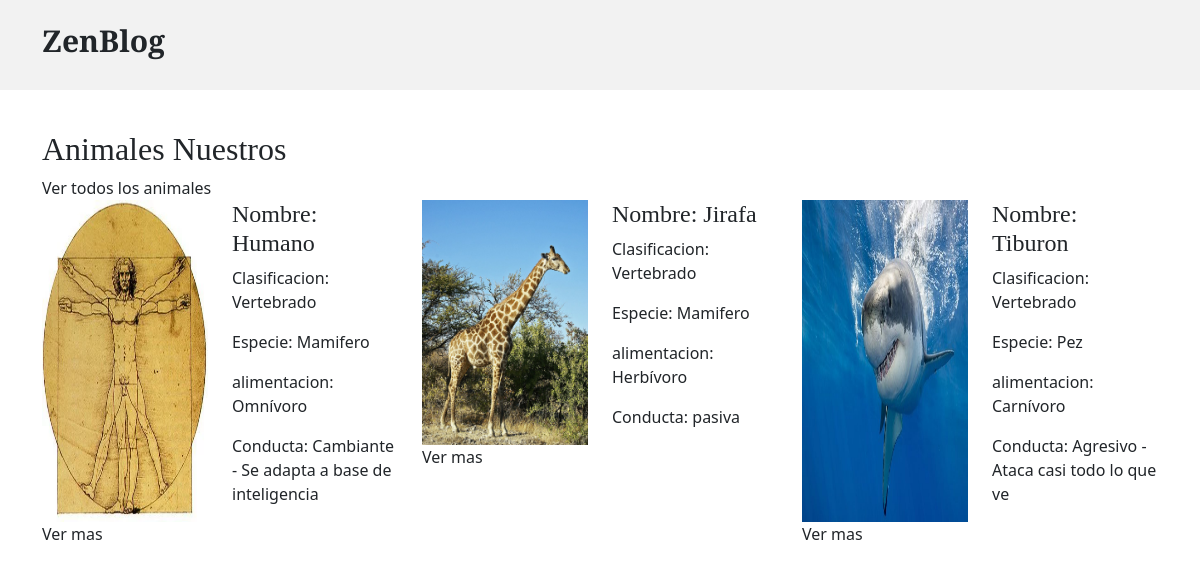
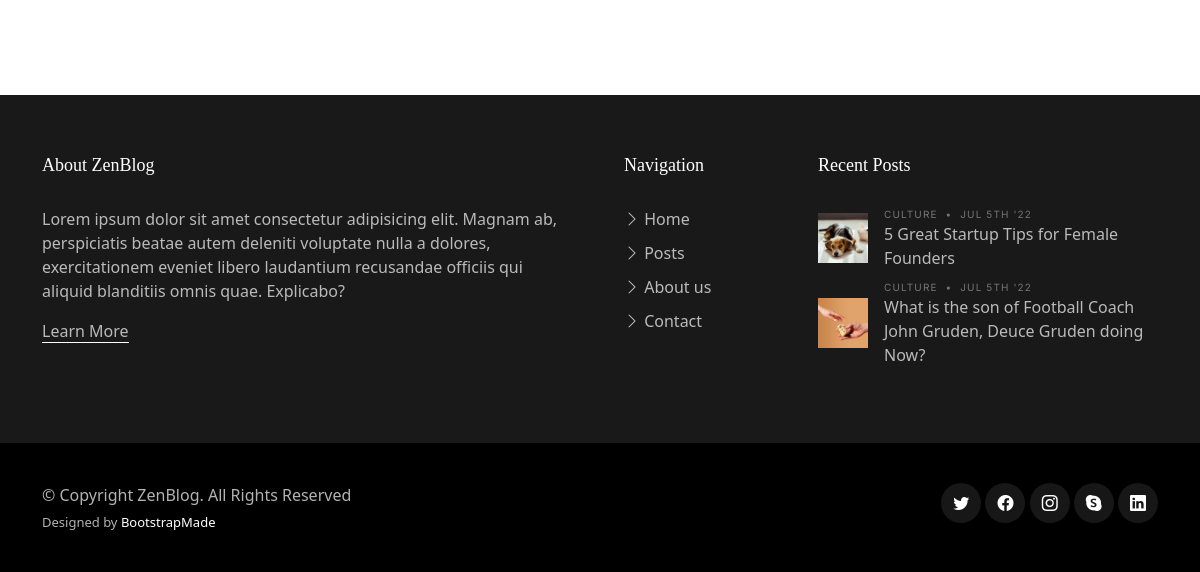
Before: /Appzoologico/ with the older database file (2 pictures, top to bottom).
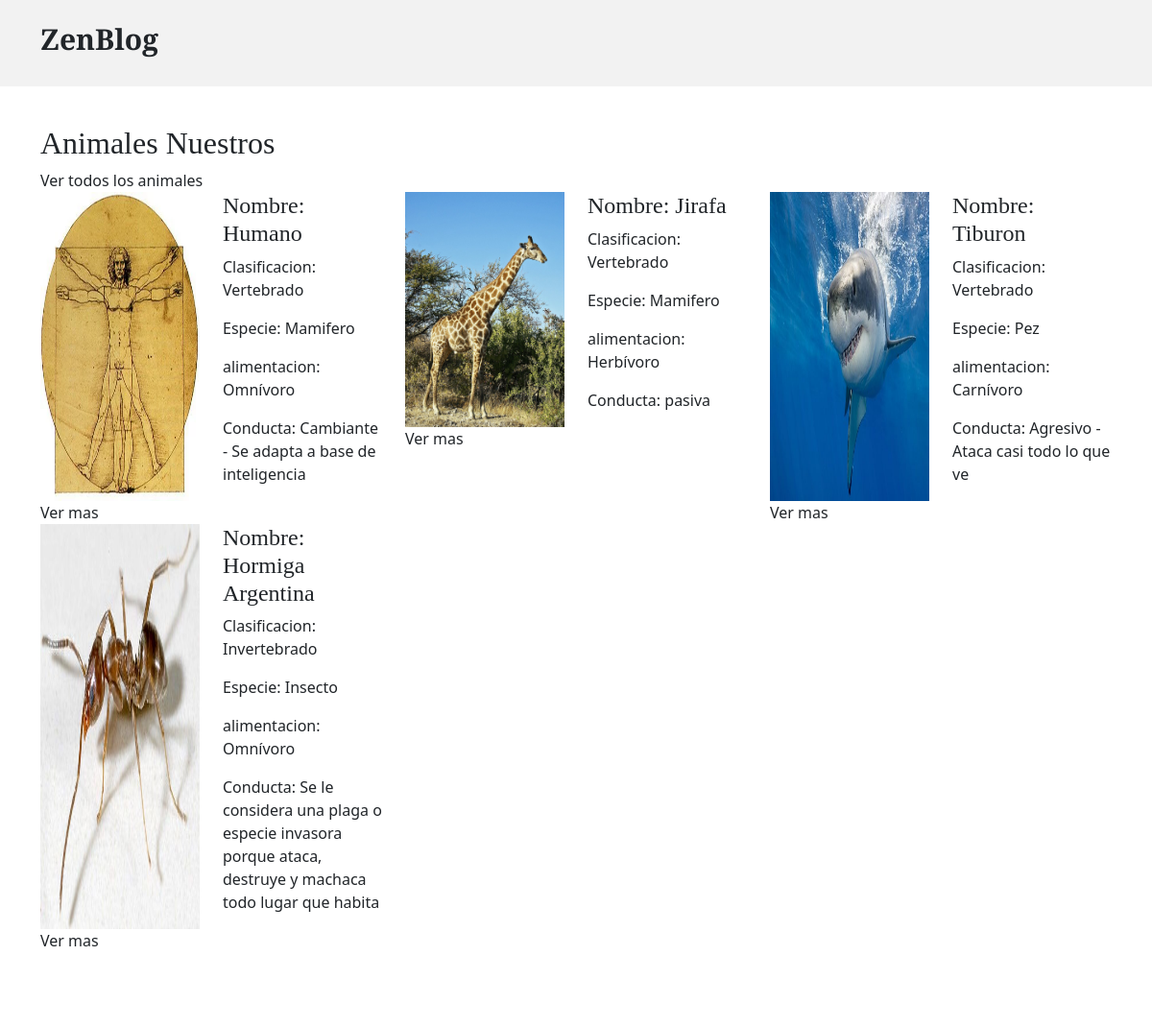
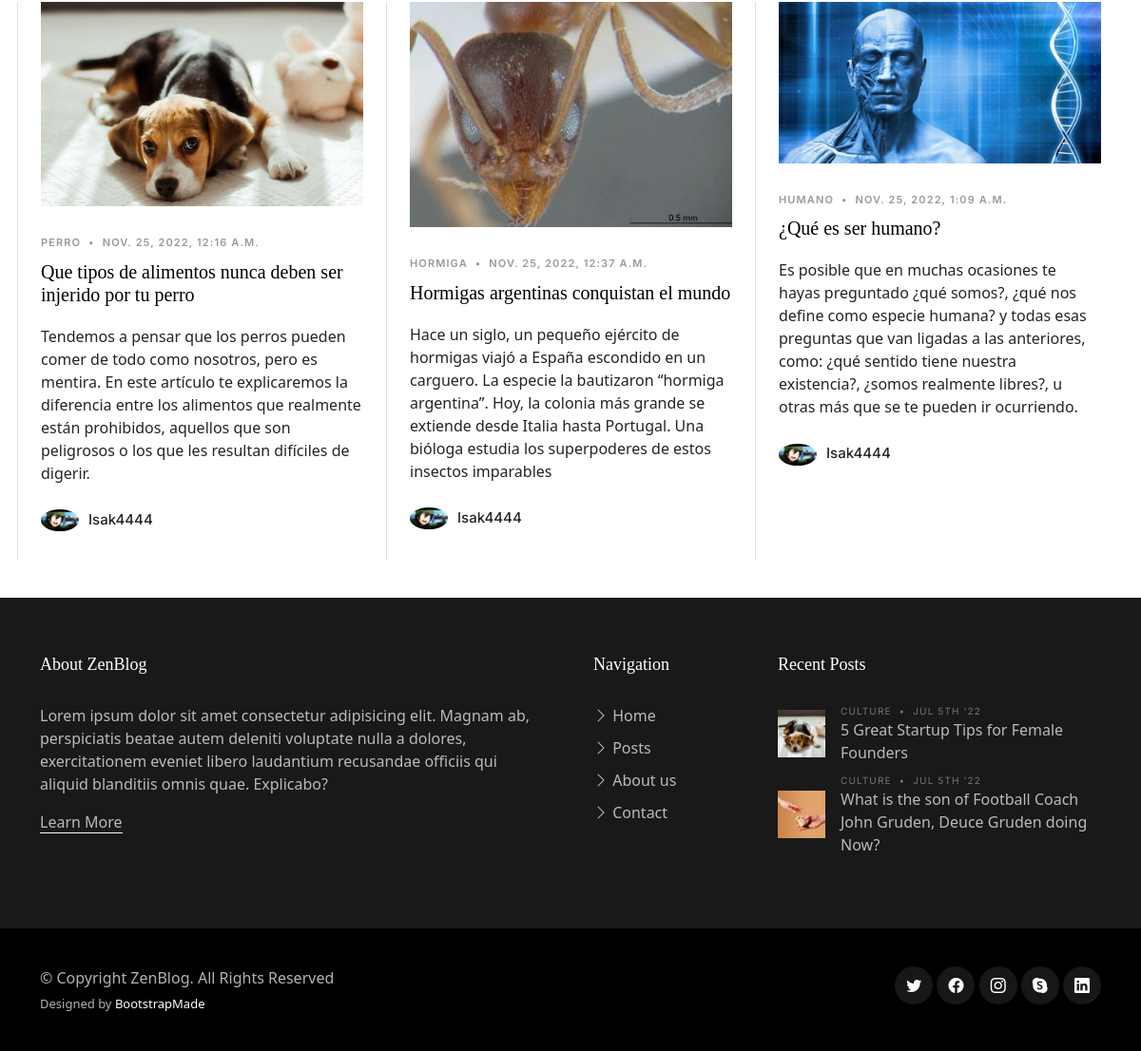
After: the same page with the newer database file (2 pictures, top to bottom).
### Appzoologico/models.py (models this page shows, shortened)
class Animal_GrupoPrincipal (models.Model):
    nombre = models.CharField(max_length = 40)
    extremidades = models.IntegerField(
        validators=[
            MaxValueValidator(100),
            MinValueValidator(0)
        ]
    )
    AlimentacionElecciones = [
        ('Omnívoro', 'Omnívoro'),
        ('Carnívoro', 'Carnívoro'),
        ('Herbívoro', 'Herbívoro'),
        ('Insectivoros', 'Insectivoros'),
    ]
    alimentacion = models.CharField(max_length = 12, choices = AlimentacionElecciones, default='Omnívoro')
    conducta = models.CharField(max_length = 150)
    imagenAnimal = models.ImageField(upload_to='animalesImg', null=True, blank = True)
    class Meta:
        abstract = True

class Animal_GrupoSecundario1 (Animal_GrupoPrincipal):
    Subfilo_Vertebrado = "Vertebrado"
    EspecieElecciones = [
        ('Mamifero', 'Mamifero'),
        ('Aves', 'Aves'),
        ('Reptil', 'Reptil'),
        ('Anfibio', 'Anfibio'),
        ('Pez', 'Pez'),
    ]
    Especie = models.CharField(
        max_length= 8,
        choices= EspecieElecciones,
        default= 'Mamifero',
    )

class Animal_GrupoSecundario2 (Animal_GrupoPrincipal):
    Subfilo_Invertebrado = "Invertebrado"
    EspecieElecciones = [
        ('Insecto', 'Insecto'),
        ('Araña', 'Araña'),
        ('Molusco', 'Molusco'),
        ('Crustaceo', 'Crustaceo'),
        ('Myriapoda', 'Myriapoda'),
    ]
    Especie = models.CharField(
        max_length= 9,
        choices= EspecieElecciones,
        default= 'Insectos',
    )

class Posteo(models.Model):
    titulo = models.CharField(max_length=80)
    subtitulo = models.TextField(max_length=400)
    posteo = models.TextField(max_length=2000)
    user = models.ForeignKey(User, on_delete=models.CASCADE)
    fecha_post = models.DateTimeField(auto_now=False, auto_now_add=False)
    animal = models.CharField(default='',max_length=80)
    imagen = models.ImageField(upload_to='posts', null=True, blank = True)
    avatar_url = models.CharField(default='',max_length=100)

### Appzoologico/views.py (the view)
# urls.py: path('', view_zool, name="Home"),
def view_zool(request):
    vertebrados = Animal_GrupoSecundario1.objects.all()
    invertebrados = Animal_GrupoSecundario2.objects.all()
    post = Posteo.objects.all()
    try:
        avatar = Avatar.objects.get(user = request.user)
    except:
        return render(request, "indexZoo.html",  {"vertebrados": vertebrados, "invertebrados": invertebrados, "post":post})
    return render(request, "indexZoo.html",  {"vertebrados": vertebrados, "invertebrados": invertebrados, "imgPerfil": avatar.imagen.url, "post":post})

### Appzoologico/templates/indexZoo.html (shortened to what the changed rows need)
<!DOCTYPE html>
<html lang="en">
<head>
  {% load static %}
  <link href="{% static 'assets/vendor/bootstrap/css/bootstrap.min.css' %}" rel="stylesheet">
  <link href="{% static 'assets/vendor/bootstrap-icons/bootstrap-icons.css' %}" rel="stylesheet">
  <link href="{% static 'assets/vendor/swiper/swiper-bundle.min.css' %}" rel="stylesheet">
  <link href="{% static 'assets/vendor/glightbox/css/glightbox.min.css' %}" rel="stylesheet">
  <link href="{% static 'assets/vendor/aos/aos.css' %}" rel="stylesheet">
  <link href="{% static 'assets/css/variables.css' %}" rel="stylesheet">
  <link href="{% static 'assets/css/main.css' %}" rel="stylesheet">
</head>
<body>
  <header id="header" class="header d-flex align-items-center fixed-top">
    <div class="container-fluid container-xl d-flex align-items-center justify-content-between">
      <a href="{% url 'Home' %}" class="logo d-flex align-items-center col-4">
        <h1>ZenBlog</h1>
      </a>
    </div>
  </header>
  {% block Main %}
  <main id="main">
    <section class="container">
      <h2 data-aos="fade">Animales Nuestros</h2>
      <div class="row " data-aos="fade">
        {% for animal in vertebrados %}
        <div class="col-4">
          <div class="row col">
            <img class="col-6 img-fluid" src="{{ animal.imagenAnimal.url }}" alt="">
            <div class="col-6">
              <h4>Nombre:       {{ animal.nombre }}</h4>
              <p>Clasificacion: {{ animal.Subfilo_Vertebrado}}</p>
              <p>Especie:       {{ animal.Especie }}</p>
             <p>alimentacion:  {{ animal.alimentacion }}</p>
             <p>Conducta:      {{ animal.conducta }}</p>
            </div>
          </div>
          <a href="{% url 'DetallesAnimalG1' animal.id %}">Ver mas</a>
        </div>
        {% endfor %}
        {% for animal in invertebrados %}
        <div class="col-4">
          <div class="row col">
            <img class="col-6 img-fluid" src="{{ animal.imagenAnimal.url }}" alt="">
            <div class="col-6">
              <h4>Nombre:       {{ animal.nombre }}</h4>
              <p>Clasificacion: {{ animal.Subfilo_Invertebrado}}</p>
              <p>Especie:       {{ animal.Especie }}</p>
              <p>alimentacion:  {{ animal.alimentacion }}</p>
              <p>Conducta:      {{ animal.conducta }}</p>
            </div>
          </div>
          <a href="{% url 'DetallesAnimalG2' animal.id %}">Ver mas</a>
        </div>
        {% endfor %}
      </div>
    </section>
    <section id="posts" class="posts">
      <div class="container" data-aos="fade-up">
        <div class="row g-5">
          {% for item in post %}
          <div class="col-lg-4 border-start custom-border">
            <div class="post-entry-1 ">
              <a href="single-post.html"><img src="{{ item.imagen.url }}" alt="" class="img-fluid"></a>
              <div class="post-meta"><span class="date">{{item.animal}}</span> <span class="mx-1">&bullet;</span> <span>{{item.fecha_post}}</span></div>
              <h2><a href="single-post.html">{{item.titulo}}</a></h2>
              <p class="mb-4 d-block">{{item.subtitulo}}</p>
              <div class="d-flex align-items-center author">
                <div class="photo"><img src="{{ item.avatar_url }}" alt="" class="img-fluid"></div>
                <div class="name">
                  <h3 class="m-0 p-0">{{item.user.username}}</h3>
                </div>
              </div>
            </div>
          </div>
          {% endfor %}
        </div>
      </div>
    </section>
  </main>
  {% endblock %}
</body>
</html>

Changed rows visible on the page:
added Animal_GrupoSecundario2: imagenAnimal (picture), nombre "Hormiga Argentina", Subfilo_Invertebrado "Invertebrado", Especie "Insecto", alimentacion "Omnívoro", conducta "Se le considera una plaga o especie invasora porque ataca, destruye y machaca todo lugar que habita"
added Posteo: imagen (picture), animal "PERRO", fecha_post "NOV. 25, 2022, 12:16 A.M.", titulo "Que tipos de alimentos nunca deben ser injerido por tu perro", subtitulo "Tendemos a pensar que los perros pueden comer de todo como nosotros, pero es mentira. En este artículo te explicaremos la diferencia entre los alimentos que realmente están prohibidos, aquellos que son peligrosos o los que les resultan difíciles de digerir.", avatar_url (picture), user.username "Isak4444"
added Posteo: imagen (picture), animal "HORMIGA", fecha_post "NOV. 25, 2022, 12:37 A.M.", titulo "Hormigas argentinas conquistan el mundo", subtitulo "Hace un siglo, un pequeño ejército de hormigas viajó a España escondido en un carguero. La especie la bautizaron “hormiga argentina”. Hoy, la colonia más grande se extiende desde Italia hasta Portugal. Una bióloga estudia los superpoderes de estos insectos imparables", avatar_url (picture), user.username "Isak4444"
added Posteo: imagen (picture), animal "HUMANO", fecha_post "NOV. 25, 2022, 1:09 A.M.", titulo "¿Qué es ser humano?", subtitulo "Es posible que en muchas ocasiones te hayas preguntado ¿qué somos?, ¿qué nos define como especie humana? y todas esas preguntas que van ligadas a las anteriores, como: ¿qué sentido tiene nuestra existencia?, ¿somos realmente libres?, u otras más que se te pueden ir ocurriendo.", avatar_url (picture), user.username "Isak4444"
